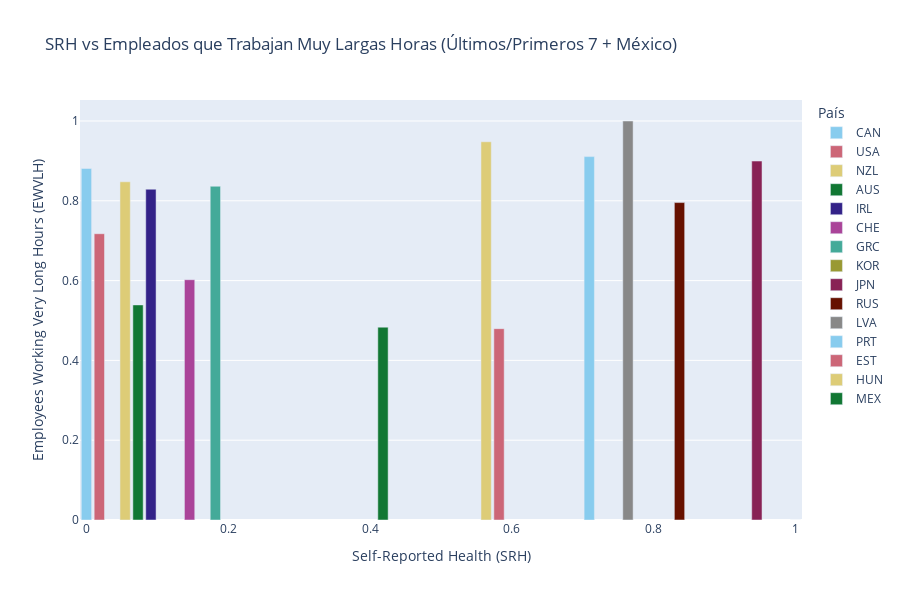

The notebook cell this image was saved under:
### Code cell
import pandas as pd
import plotly.express as px
data = pd.read_csv('data_gdp.csv')

ultimos_7 = data.nsmallest(7, 'SRH')
primeros_7 = data.nlargest(7, 'SRH')

mexico = data[data['LOCATION'] == 'MEX']

subset = pd.concat([ultimos_7, primeros_7, mexico]).drop_duplicates().reset_index(drop=True)

fig = px.bar(
    subset,
    x='SRH',
    y='EWVLH',
    color='LOCATION',
    orientation='v',
    color_discrete_sequence=px.colors.qualitative.Safe,
    title='SRH vs Empleados que Trabajan Muy Largas Horas (Últimos/Primeros 7 + México)'
)

fig.update_layout(
    barmode='group',
    xaxis_title='Self-Reported Health (SRH)',
    yaxis_title='Employees Working Very Long Hours (EWVLH)',
    legend_title='País',
    width=900,
    height=600
)

fig.show()

### Figure 1 — Plotly figure (JSON) as saved in the notebook; plotly's stock layout.template omitted (floating-point values rounded to 4 significant figures)
{"data": [{"hovertemplate": "LOCATION=CAN<br>SRH=%{x}<br>EWVLH=%{y}<extra></extra>", "legendgroup": "CAN", "marker": {"color": "rgb(136, 204, 238)", "pattern": {"shape": ""}}, "name": "CAN", "orientation": "v", "showlegend": true, "textposition": "auto", "type": "bar", "x": [0.0], "xaxis": "x", "y": [0.881], "yaxis": "y"}, {"hovertemplate": "LOCATION=USA<br>SRH=%{x}<br>EWVLH=%{y}<extra></extra>", "legendgroup": "USA", "marker": {"color": "rgb(204, 102, 119)", "pattern": {"shape": ""}}, "name": "USA", "orientation": "v", "showlegend": true, "textposition": "auto", "type": "bar", "x": [0.01818], "xaxis": "x", "y": [0.7175], "yaxis": "y"}, {"hovertemplate": "LOCATION=NZL<br>SRH=%{x}<br>EWVLH=%{y}<extra></extra>", "legendgroup": "NZL", "marker": {"color": "rgb(221, 204, 119)", "pattern": {"shape": ""}}, "name": "NZL", "orientation": "v", "showlegend": true, "textposition": "auto", "type": "bar", "x": [0.05455], "xaxis": "x", "y": [0.8476], "yaxis": "y"}, {"hovertemplate": "LOCATION=AUS<br>SRH=%{x}<br>EWVLH=%{y}<extra></extra>", "legendgroup": "AUS", "marker": {"color": "rgb(17, 119, 51)", "pattern": {"shape": ""}}, "name": "AUS", "orientation": "v", "showlegend": true, "textposition": "auto", "type": "bar", "x": [0.07273], "xaxis": "x", "y": [0.539], "yaxis": "y"}, {"hovertemplate": "LOCATION=IRL<br>SRH=%{x}<br>EWVLH=%{y}<extra></extra>", "legendgroup": "IRL", "marker": {"color": "rgb(51, 34, 136)", "pattern": {"shape": ""}}, "name": "IRL", "orientation": "v", "showlegend": true, "textposition": "auto", "type": "bar", "x": [0.09091], "xaxis": "x", "y": [0.829], "yaxis": "y"}, {"hovertemplate": "LOCATION=CHE<br>SRH=%{x}<br>EWVLH=%{y}<extra></extra>", "legendgroup": "CHE", "marker": {"color": "rgb(170, 68, 153)", "pattern": {"shape": ""}}, "name": "CHE", "orientation": "v", "showlegend": true, "textposition": "auto", "type": "bar", "x": [0.1455], "xaxis": "x", "y": [0.6022], "yaxis": "y"}, {"hovertemplate": "LOCATION=GRC<br>SRH=%{x}<br>EWVLH=%{y}<extra></extra>", "legendgroup": "GRC", "marker": {"color": "rgb(68, 170, 153)", "pattern": {"shape": ""}}, "name": "GRC", "orientation": "v", "showlegend": true, "textposition": "auto", "type": "bar", "x": [0.1818], "xaxis": "x", "y": [0.8364], "yaxis": "y"}, {"hovertemplate": "LOCATION=KOR<br>SRH=%{x}<br>EWVLH=%{y}<extra></extra>", "legendgroup": "KOR", "marker": {"color": "rgb(153, 153, 51)", "pattern": {"shape": ""}}, "name": "KOR", "orientation": "v", "showlegend": true, "textposition": "auto", "type": "bar", "x": [1.0], "xaxis": "x", "y": [0.0], "yaxis": "y"}, {"hovertemplate": "LOCATION=JPN<br>SRH=%{x}<br>EWVLH=%{y}<extra></extra>", "legendgroup": "JPN", "marker": {"color": "rgb(136, 34, 85)", "pattern": {"shape": ""}}, "name": "JPN", "orientation": "v", "showlegend": true, "textposition": "auto", "type": "bar", "x": [0.9455], "xaxis": "x", "y": [0.8996], "yaxis": "y"}, {"hovertemplate": "LOCATION=RUS<br>SRH=%{x}<br>EWVLH=%{y}<extra></extra>", "legendgroup": "RUS", "marker": {"color": "rgb(102, 17, 0)", "pattern": {"shape": ""}}, "name": "RUS", "orientation": "v", "showlegend": true, "textposition": "auto", "type": "bar", "x": [0.8364], "xaxis": "x", "y": [0.7955], "yaxis": "y"}, {"hovertemplate": "LOCATION=LVA<br>SRH=%{x}<br>EWVLH=%{y}<extra></extra>", "legendgroup": "LVA", "marker": {"color": "rgb(136, 136, 136)", "pattern": {"shape": ""}}, "name": "LVA", "orientation": "v", "showlegend": true, "textposition": "auto", "type": "bar", "x": [0.7636], "xaxis": "x", "y": [1.0], "yaxis": "y"}, {"hovertemplate": "LOCATION=PRT<br>SRH=%{x}<br>EWVLH=%{y}<extra></extra>", "legendgroup": "PRT", "marker": {"color": "rgb(136, 204, 238)", "pattern": {"shape": ""}}, "name": "PRT", "orientation": "v", "showlegend": true, "textposition": "auto", "type": "bar", "x": [0.7091], "xaxis": "x", "y": [0.9108], "yaxis": "y"}, {"hovertemplate": "LOCATION=EST<br>SRH=%{x}<br>EWVLH=%{y}<extra></extra>", "legendgroup": "EST", "marker": {"color": "rgb(204, 102, 119)", "pattern": {"shape": ""}}, "name": "EST", "orientation": "v", "showlegend": true, "textposition": "auto", "type": "bar", "x": [0.5818], "xaxis": "x", "y": [0.4796], "yaxis": "y"}, {"hovertemplate": "LOCATION=HUN<br>SRH=%{x}<br>EWVLH=%{y}<extra></extra>", "legendgroup": "HUN", "marker": {"color": "rgb(221, 204, 119)", "pattern": {"shape": ""}}, "name": "HUN", "orientation": "v", "showlegend": true, "textposition": "auto", "type": "bar", "x": [0.5636], "xaxis": "x", "y": [0.948], "yaxis": "y"}, {"hovertemplate": "LOCATION=MEX<br>SRH=%{x}<br>EWVLH=%{y}<extra></extra>", "legendgroup": "MEX", "marker": {"color": "rgb(17, 119, 51)", "pattern": {"shape": ""}}, "name": "MEX", "orientation": "v", "showlegend": true, "textposition": "auto", "type": "bar", "x": [0.4182], "xaxis": "x", "y": [0.4833], "yaxis": "y"}], "layout": {"barmode": "group", "height": 600, "legend": {"title": {"text": "País"}, "tracegroupgap": 0}, "title": {"text": "SRH vs Empleados que Trabajan Muy Largas Horas (Últimos/Primeros 7 + México)"}, "width": 900, "xaxis": {"anchor": "y", "domain": [0, 1], "title": {"text": "Self-Reported Health (SRH)"}}, "yaxis": {"anchor": "x", "domain": [0, 1], "title": {"text": "Employees Working Very Long Hours (EWVLH)"}}}}
